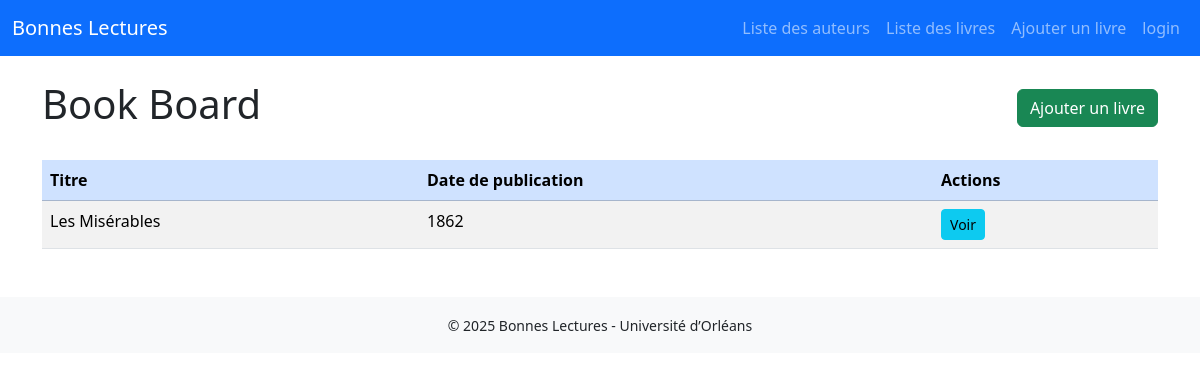
Before: /bookBoard with the older database file.
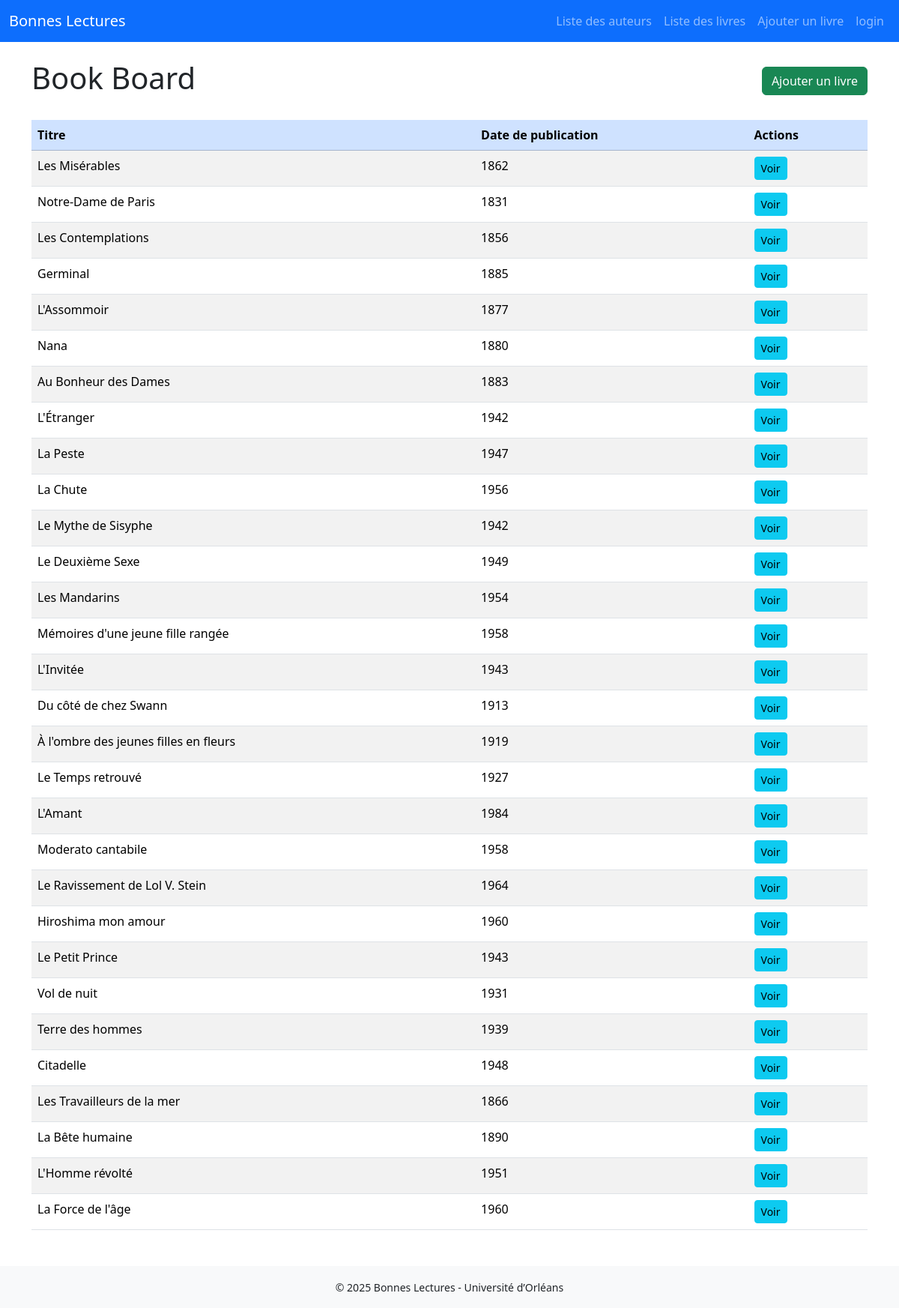
After: the same page with the newer database file.
### bonnes_lectures/models.py (models this page shows, shortened)
class Book(models.Model):
    title = models.CharField(max_length=255)
    authors = models.ManyToManyField(Author, related_name="livres")
    publisher = models.CharField(max_length=255)
    year = models.IntegerField()
    ISBN = IsbnField()
    backCover = models.CharField()
    cover = models.BooleanField()
    user = models.ForeignKey(User, on_delete=models.CASCADE, related_name="books")

### bonnes_lectures/views.py (the view)
def bookBoard ( request ) :
    books = Book.objects.all()
    return render(request, "bonnes_lectures/Book_board.html",{"books" : books})

### bonnes_lectures/templates/bonnes_lectures/Book_board.html (shortened to what this page needs)
{% extends "bonnes_lectures/main.html" %}
{% block content %}
<div class="d-flex justify-content-between align-items-center mb-4">
    <h1>Book Board</h1>
    <a href="{% url 'newBook' %}" class="btn btn-success">Ajouter un livre</a>
</div>
<table class="table table-striped table-hover">
    <thead class="table-primary">
        <tr>
            <th>Titre</th>
            <th>Date de publication</th>
            <th>Actions</th>
        </tr>
    </thead>
    <tbody>
        {% for book in books %}
        <tr>
            <td>{{ book.title }}</td>
            <td>{{ book.year }}</td>
            <td>
                <a href="{% url 'book' book.id %}" class="btn btn-info btn-sm me-1">Voir</a>
            </td>
        </tr>
        {% empty %}
        <tr>
            <td colspan="3" class="text-center">Aucun livre trouvé.</td>
        </tr>
        {% endfor %}
    </tbody>
</table>
{% endblock %}

Changed rows visible on the page:
added Book: title "Notre-Dame de Paris", year "1831"
added Book: title "Les Contemplations", year "1856"
added Book: title "Germinal", year "1885"
added Book: title "L'Assommoir", year "1877"
added Book: title "Nana", year "1880"
added Book: title "Au Bonheur des Dames", year "1883"
added Book: title "L'Étranger", year "1942"
added Book: title "La Peste", year "1947"
added Book: title "La Chute", year "1956"
added Book: title "Le Mythe de Sisyphe", year "1942"
added Book: title "Le Deuxième Sexe", year "1949"
added Book: title "Les Mandarins", year "1954"
added Book: title "Mémoires d'une jeune fille rangée", year "1958"
added Book: title "L'Invitée", year "1943"
added Book: title "Du côté de chez Swann", year "1913"
added Book: title "À l'ombre des jeunes filles en fleurs", year "1919"
added Book: title "Le Temps retrouvé", year "1927"
added Book: title "L'Amant", year "1984"
added Book: title "Moderato cantabile", year "1958"
added Book: title "Le Ravissement de Lol V. Stein", year "1964"
added Book: title "Hiroshima mon amour", year "1960"
added Book: title "Le Petit Prince", year "1943"
added Book: title "Vol de nuit", year "1931"
added Book: title "Terre des hommes", year "1939"
added Book: title "Citadelle", year "1948"
added Book: title "Les Travailleurs de la mer", year "1866"
added Book: title "La Bête humaine", year "1890"
added Book: title "L'Homme révolté", year "1951"
added Book: title "La Force de l'âge", year "1960"
